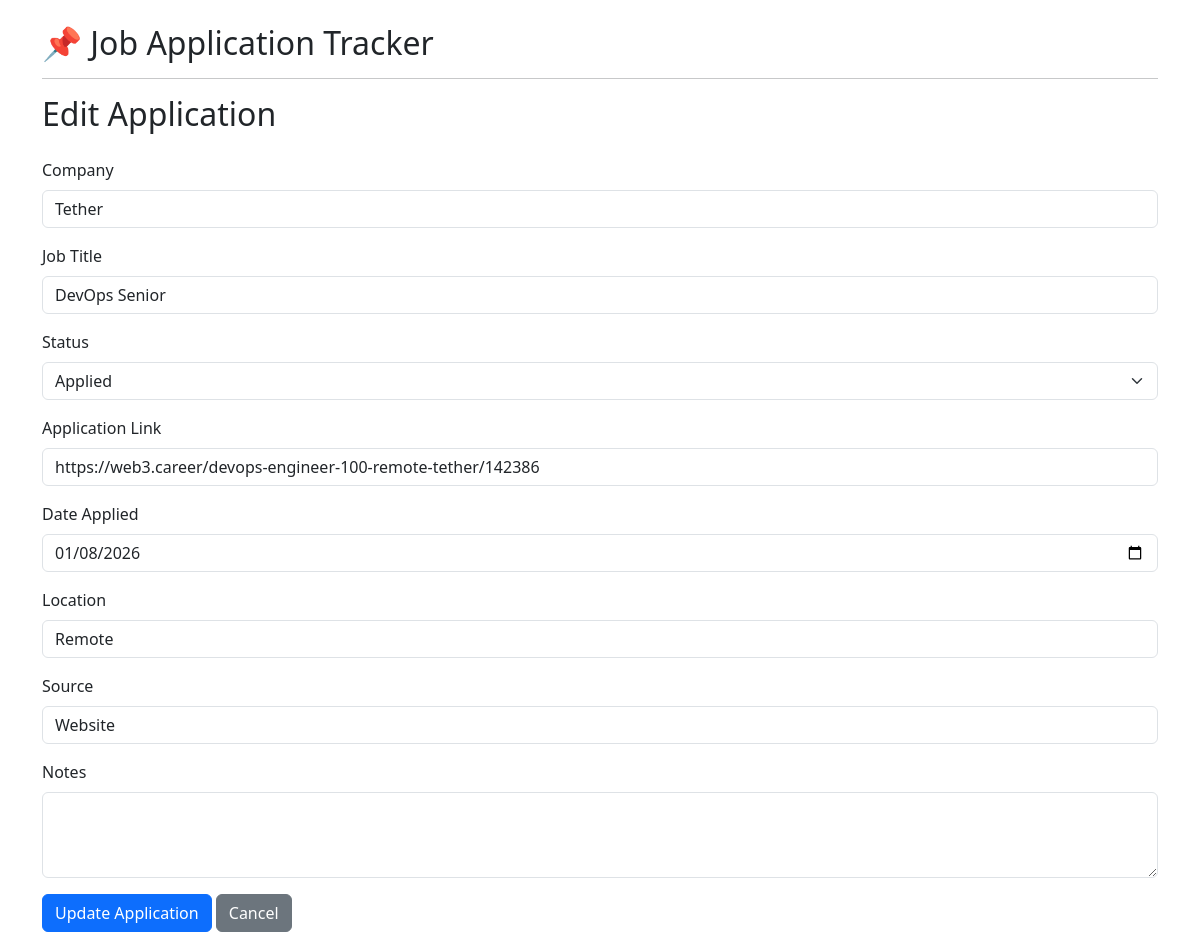
Screenshot of /edit/1 with the database file from the repository.
### tables this page shows
CREATE TABLE jobs (
            id INTEGER PRIMARY KEY AUTOINCREMENT,
            company TEXT NOT NULL,
            job_title TEXT NOT NULL,
            status TEXT NOT NULL,
            application_link TEXT,
            notes TEXT,
            date_applied TEXT NOT NULL,
            location TEXT,
            source TEXT
        );

### app.py (the view, shortened to what this page needs)
@app.route("/edit/<int:job_id>", methods=["GET", "POST"])
def edit(job_id):
    db = get_db()
    job = db.execute("SELECT * FROM jobs WHERE id = ?", (job_id,)).fetchone()
    if job is None:
        return redirect(url_for("index")) # Job not found, redirect to index
    return render_template("edit.html", job=job)

### app.py (called while the page is built)
def get_db():
    os.makedirs("data", exist_ok=True)
    conn = sqlite3.connect(DB_PATH)
    conn.row_factory = sqlite3.Row
    return conn

### templates/edit.html (shortened to what this page needs)
{% extends "base.html" %}
{% block content %}
<h2 class="mb-4">Edit Application</h2>
<form method="post">
    <div class="mb-3">
        <label for="company" class="form-label">Company</label>
        <input type="text" class="form-control" id="company" name="company" value="{{ job.company }}" required>
    </div>
    <div class="mb-3">
        <label for="job_title" class="form-label">Job Title</label>
        <input type="text" class="form-control" id="job_title" name="job_title" value="{{ job.job_title }}" required>
    </div>
    <div class="mb-3">
        <label for="status" class="form-label">Status</label>
        <select class="form-select" id="status" name="status" required>
            <option value="Applied" {% if job.status == "Applied" %}selected{% endif %}>Applied</option>
        </select>
    </div>
    <div class="mb-3">
        <label for="application_link" class="form-label">Application Link</label>
        <input type="url" class="form-control" id="application_link" name="application_link" value="{{ job.application_link }}">
    </div>
    <div class="mb-3">
        <label for="date_applied" class="form-label">Date Applied</label>
        <input type="date" class="form-control" id="date_applied" name="date_applied" value="{{ job.date_applied }}" required>
    </div>
    <div class="mb-3">
        <label for="location" class="form-label">Location</label>
        <input type="text" class="form-control" id="location" name="location" value="{{ job.location }}">
    </div>
    <div class="mb-3">
        <label for="source" class="form-label">Source</label>
        <input type="text" class="form-control" id="source" name="source" value="{{ job.source }}">
    </div>
    <div class="mb-3">
        <label for="notes" class="form-label">Notes</label>
        <textarea class="form-control" id="notes" name="notes" rows="3">{{ job.notes }}</textarea>
    </div>
    <button type="submit" class="btn btn-primary">Update Application</button>
    <a href="{{ url_for('index') }}" class="btn btn-secondary">Cancel</a>
</form>
{% endblock %}

### rows the page displays
jobs: company "Tether", job_title "DevOps Senior", status "Applied", application_link "https://web3.career/devops-engineer-100-remote-tether/142386", date_applied "01/08/2026", location "Remote", source "Website"
